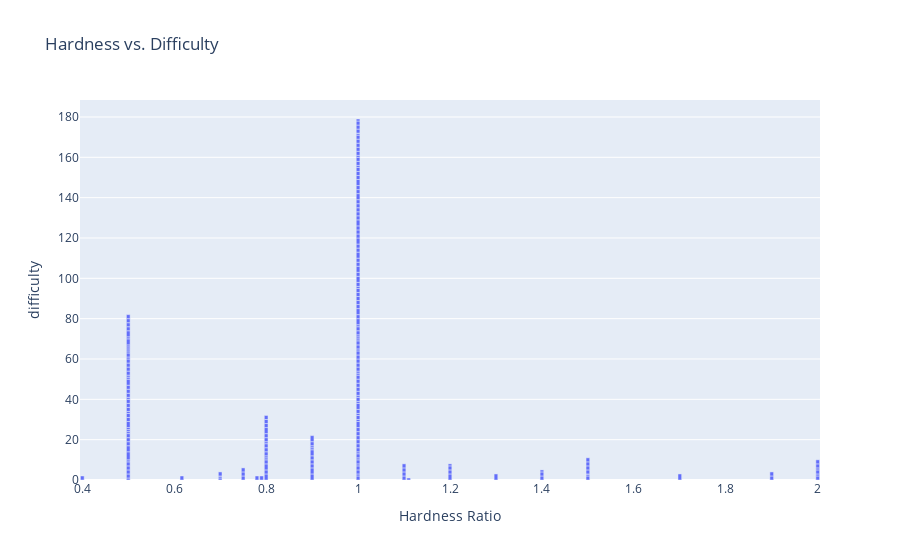

This figure's notebook cell:
### Code cell
#Interactive Bar Plot -  # Hardness vs. Difficulty
import plotly.express as px
fig = px.bar(df, x='Hardness Ratio', y='difficulty', title='Hardness vs. Difficulty')
fig.show()

### Figure 1 — Plotly figure (JSON) as saved in the notebook; plotly's stock layout.template omitted (floating-point values rounded to 4 significant figures; data arrays with more than 128 entries replaced by an {"elided": "..."} marker saying what was removed)
{"data": [{"alignmentgroup": "True", "hovertemplate": "Hardness Ratio=%{x}<br>difficulty=%{y}<extra></extra>", "legendgroup": "", "marker": {"color": "#636efa", "pattern": {"shape": ""}}, "name": "", "offsetgroup": "", "orientation": "v", "showlegend": false, "textposition": "auto", "type": "bar", "x": {"elided": "206 float values"}, "xaxis": "x", "y": {"elided": "206 int values"}, "yaxis": "y"}], "layout": {"barmode": "relative", "legend": {"tracegroupgap": 0}, "title": {"text": "Hardness vs. Difficulty"}, "xaxis": {"anchor": "y", "domain": [0, 1], "title": {"text": "Hardness Ratio"}}, "yaxis": {"anchor": "x", "domain": [0, 1], "title": {"text": "difficulty"}}}}
